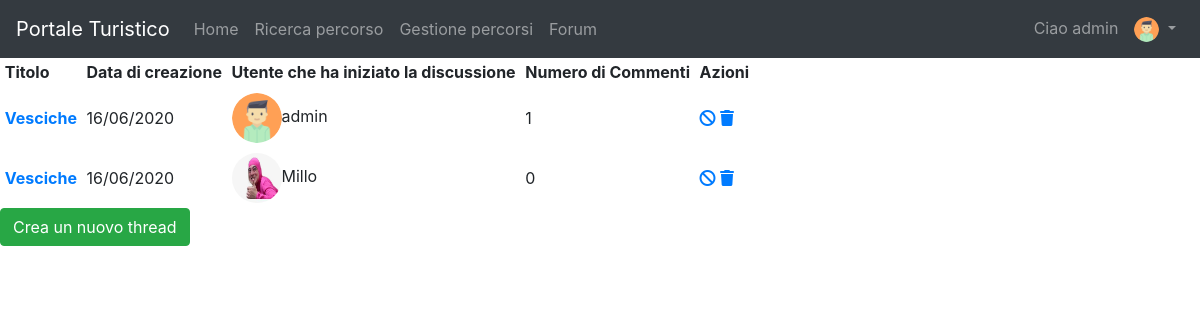
The app's page /forum/thread_category/2/ (signed in) with its own data.
### forum/models.py (models this page shows)
class Thread(models.Model):
    user = models.ForeignKey(Profile, on_delete=models.CASCADE)
    created_at = models.DateTimeField(auto_now_add=True)
    title = models.CharField(max_length=200)
    text = models.TextField()
    is_active = models.BooleanField(default=True)
    category = models.ForeignKey(Category, on_delete=models.CASCADE, default="None")
    def get_create_date(self):
        return self.created_at.strftime("%d/%m/%Y")
    def get_user(self):
        return self.user.user

### userManagement/models.py (models this page shows)
class Profile(models.Model):
    user = models.OneToOneField(User, on_delete=models.CASCADE, related_name='profile')
    avatar = models.ImageField(blank=True, default=static_avatar_path(), upload_to=user_directory_path)
    email = models.EmailField(blank=False, unique=True, default='user_{0}@default.com'.format(User.pk))

### forum/views.py (the view)
# urls.py: path('thread_category/<int:pk>/', ViewThreadCategoryForum.as_view(), name='viewThreadCategory'),
class ViewThreadCategoryForum(ListView):
    model = Thread
    template_name = "viewThreadForum.html"
    def get_context_data(self, **kwargs):
        context = super(ViewThreadCategoryForum, self).get_context_data()
        d = {}
        for th in Thread.objects.filter(category=self.kwargs.get('pk')):
            d[th] = Comment.objects.filter(thread=th).count()
        context['thread'] = d
        context['category'] = Category.objects.filter(pk=self.kwargs.get('pk')).last()
        return context

### forum/templates/viewThreadForum.html (shortened to what this page needs)
{% extends 'base.html' %}
{% block slideshow %}
    <table class="table-sm"
           data-toggle="table"
           data-pagination="true"
           data-page-size="10"
           data-search="true">
        <thead class="thead-light">
        <tr>
            <th scope="col" data-sortable="true" data-field="title">Titolo</th>
            <th scope="col" data-sortable="true" data-field="creation_date">Data di creazione</th>
            <th scope="col" data-sortable="true" data-field="user">Utente che ha iniziato la discussione</th>
            <th scope="col" data-sortable="true" data-field="number_comment">Numero di Commenti</th>
            {% if user.is_staff %}
                <th scope="col">Azioni</th>
            {% endif %}
        </tr>
        </thead>
        <tbody>
        {% for key,value in thread.items %}
            {% if key.is_active %}
                <tr>
                    <th scope="row"><a href="{% url 'viewThreadComment' category.pk key.pk %}">{{ key.title }}</a></th>
                    <td>{{ key.get_create_date }}</td>
                    <td><img class="rounded-circle" width="50" height="50"
                             src="{{ key.user.avatar.url }}"
                             alt="Card image cap">{{ key.get_user.username }}</td>
                    <td>{{ value }}</td>
                    {% if user.is_staff %}
                        <td>
                            <a href="{% url 'lockThread' category.pk key.pk %}" title="Blocca Thread"><i
                                    class="fas fa-ban"></i></a>
                         <a href="{% url 'deleteThread' category.pk key.pk %}" title="Elimina Thread"><i class="fas fa-trash"></i></a>
                        </td>
                    {% endif %}
                </tr>
            {% endif %}
        {% empty %}
            <div class="alert alert-info" role="alert" style="text-align: center">
                Nessun Thread disponibile
            </div>
        {% endfor %}
        </tbody>
    </table>
    <a role="button" class="btn btn-success" href="{% url 'createThread' category.pk %}">Crea un nuovo thread</a>
{% endblock %}

### templates/base.html (shortened to what this page needs)
{% load static %}
<!doctype html>
<html lang="en">
<head>
    <link rel="stylesheet" href="https://stackpath.bootstrapcdn.com/bootstrap/4.5.0/css/bootstrap.min.css"
>
    <link rel="stylesheet" href="https://cdnjs.cloudflare.com/ajax/libs/font-awesome/4.7.0/css/font-awesome.min.css">
    <link rel="stylesheet" href="https://unpkg.com/bootstrap-table@1.16.0/dist/bootstrap-table.min.css">
    <link rel="stylesheet" href="{% static 'css/style.css' %}">
</head>
<body>
<header>
    <nav class="navbar navbar-expand-md navbar-dark fixed-top bg-dark">
        <a class="navbar-brand" href="{% url 'homepage' %}">Portale Turistico</a>
        <div class="collapse navbar-collapse" id="navbarNav">
            <ul class="navbar-nav">
                <li class="nav-item">
                    <a class="nav-link" href="{% url 'homepage' %}">Home <span class="sr-only">(current)</span></a>
                </li>
                <li class="nav-item">
                    <a class="nav-link" href="{% url 'searchPath' %}">Ricerca percorso</a>
                </li>
                {% if request.user.is_staff %}
                    <li class="nav-item">
                        <a class="nav-link" href="{% url 'showPath' %}">Gestione percorsi</a>
                    </li>
                {% endif %}
                <li class="nav-item">
                    <a class="nav-link" href="{% url 'mainPageCategory' %}">Forum</a>
                </li>
            </ul>
            {% if not user.is_authenticated %}
                <ul class="navbar-nav ml-auto">
                    <li class="nav-item">
                        <a class="nav-link" href="{% url 'login' %}">Accedi</a>
                    </li>
                    <li class="nav-item">
                        <a class="nav-link" href="{% url 'registration' %}">Registrati</a>
                    </li>
                </ul>
            {% else %}
                <ul class="navbar-nav ml-auto">
                    <li class="nav-link">Ciao {{ user.username }} </li>
                    <li class="nav-item dropdown">
                        <a class="nav-link dropdown-toggle" href="#" id="navbarDropdown" role="button"
                           data-toggle="dropdown" aria-haspopup="true" aria-expanded="false">
                            <img class="rounded-circle" width="25" height="25" src="{{ user.profile.avatar.url }}">
                        </a>
                    </li>
                </ul>
            {% endif %}
        </div>
    </nav>
    {% block slideshow %}{% endblock %}
</header>
</body>
</html>

### static/css/style.css (style rules this page uses)
body { padding-top: 55px; height: 100%; position: relative; }
html, header, .view { height: 100%; }

### records on screen
Thread: title "Vesciche", get_create_date "16/06/2020", shows a picture, get_user.username "admin", value "1"
Thread: title "Vesciche", get_create_date "16/06/2020", user.avatar (picture), get_user.username "Millo", value "0"

### other values on screen
{{ user.username }} "admin"
